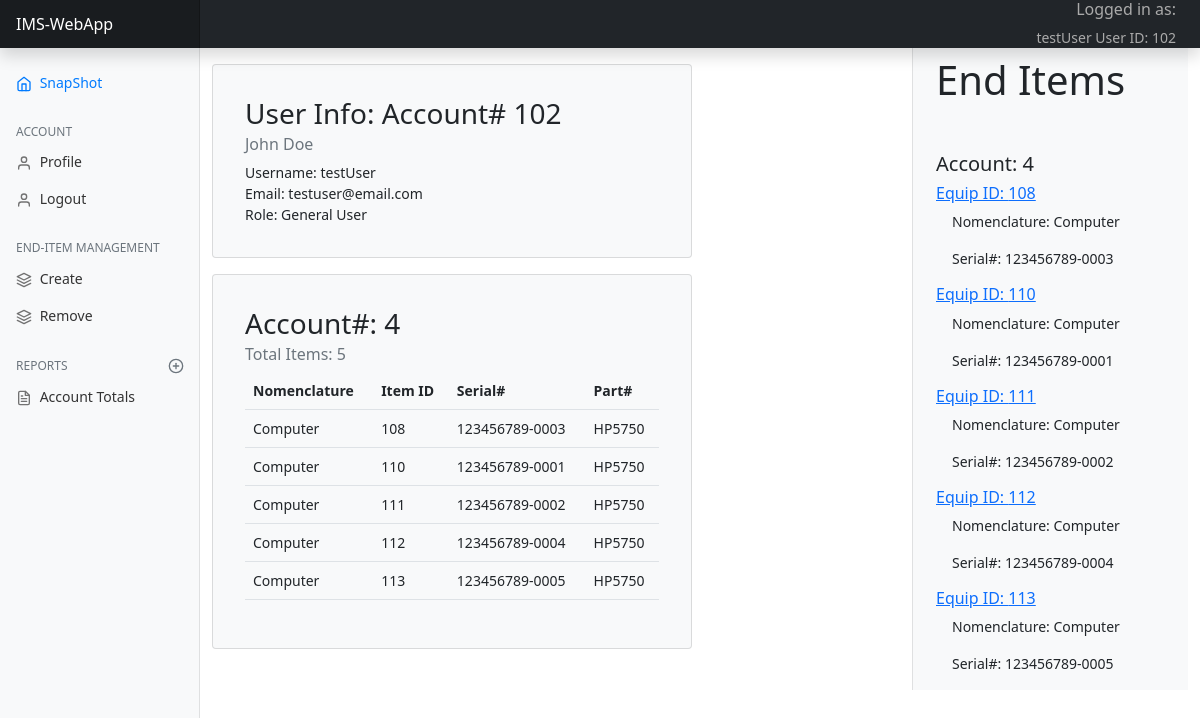
Page /home/ (signed in) on the earlier database version.
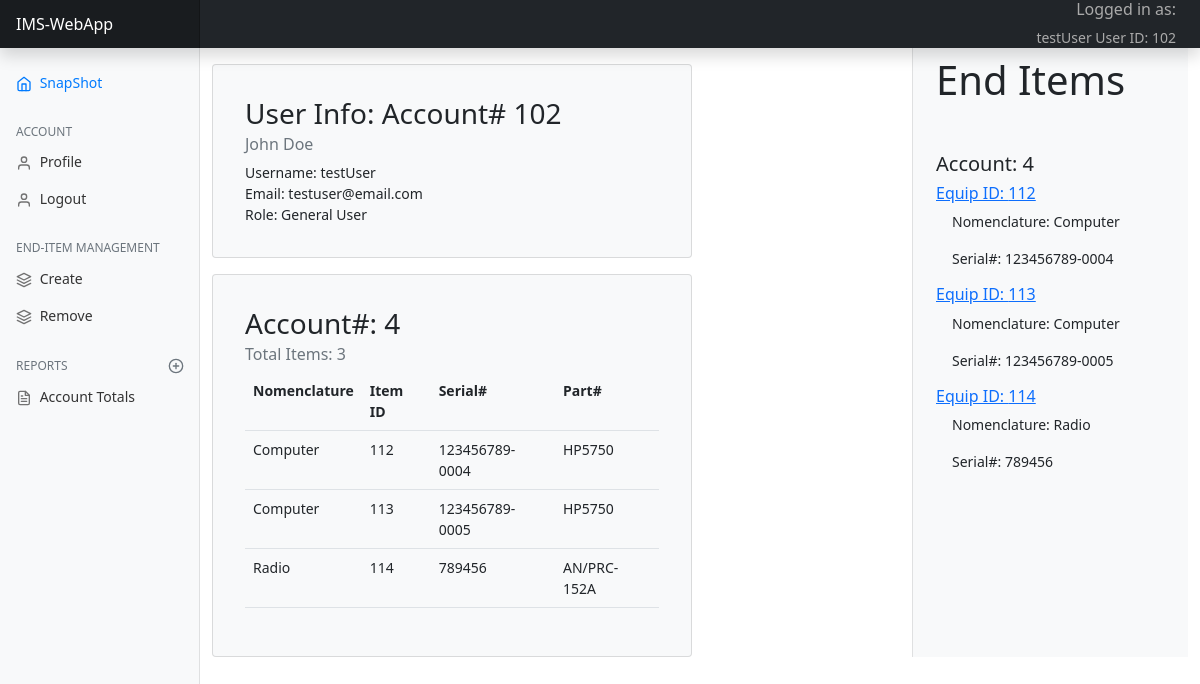
Same page on the later database version.
### account/models.py (models this page shows, shortened)
class Account(AbstractBaseUser):
    custodian_id            = models.AutoField(primary_key=True)
    email                   = models.EmailField(verbose_name="email",max_length=60, unique=True)
    username                = models.CharField(max_length=30, unique=True)
    first_name              = models.CharField(max_length=45)
    last_name               = models.CharField(max_length=45)
    date_joined             = models.DateTimeField(verbose_name='date joined', auto_now_add=True)
    last_login              = models.DateTimeField(verbose_name='last login', auto_now=True)
    is_admin                = models.BooleanField(default=False)
    is_active               = models.BooleanField(default=False)
    is_staff                = models.BooleanField(default=False)
    is_superuser            = models.BooleanField(default=False)
    USERNAME_FIELD = 'email'
    REQUIRED_FIELDS = ['username', 'first_name','last_name',]
    objects = MyAccountManager()
    def __str__(self):
        return self.email

### ims/models.py (models this page shows, shortened)
class EndItem(models.Model):
    end_item_id = models.AutoField(primary_key=True)
    nomenclature = models.CharField(max_length=45)
    part_number = models.CharField(max_length=45)
    serial_number = models.CharField(max_length=45)
    end_item_account_number = models.ForeignKey(EqAccount, on_delete=models.CASCADE, null=True, blank=True)
    status = models.IntegerField

### ims/views.py (the view)
# urls.py: 2. Add a URL to urlpatterns:  path('', views.home, name='home')
@login_required(login_url='login')
def home(request):
    current_user = request.user
    user_id = current_user.pk
    eq_acct = get_eq_acct(user_id)
    end_items = get_end_items(eq_acct)
    title = "Home"
    total_items = 0
    for item in end_items:
        total_items += 1
    print('ims.views.home: ', eq_acct)
    context = {'total_items': total_items, 'title': title,'current_user': current_user, 'user_id': user_id, 'eq_acct': eq_acct, 'end_items': end_items}
    return render(request, 'ims/home.html', context)

### ims/views.py (called while the page is built)
def get_eq_acct(user_id):
    eq_acct = EqAccount.objects.values_list('eq_account_number', flat=True).filter(eq_account_custodian_id=user_id).first()
    return eq_acct

def get_end_items(eq_acct):
    end_items = EndItem.objects.filter(end_item_account_number=eq_acct)
    return end_items

### ims/templates/ims/home.html
{% extends "ims/ims_base.html" %}
{% block content %}
    <div class="card bg-light p-3 mt-3" style="width: 30rem;">
        <div class="card-body">
            <h3 class="card-title">User Info: Account# {{ user.pk }}</h3>
            <h6 class="card-subtitle mb-2 text-muted">{{ user.first_name }} {{ user.last_name }}</h6>
            <p class="card-text">Username: {{ user.username }}<br>
            Email: {{ user }}<br>
            {% if user.is_admin %}
                Role: Admin
            {% else %}
                Role: General User
            {% endif %}
            </p>
        </div>
    </div>
    <div class="card bg-light p-3 mt-3"   style="width: 30rem;">
        <div class="card-body">
            <h3 class="card-title">Account#: {{ eq_acct }}</h3>
            <h6 class="card-subtitle mb-2 text-muted">Total Items: {{ total_items }}</h6>
            <table class="table">
                <tr class="p-3">
                    <th>Nomenclature</th>
                    <th>Item ID</th>
                    <th>Serial#</th>
                    <th>Part#</th>
                </tr class="p-3">
                {% for item in end_items %}
                    <tr class="p-2">
                        <td>{{ item.nomenclature }}</td>
                        <td>{{ item.pk }}</td>
                        <td>{{ item.serial_number }}</td>
                        <td>{{ item.part_number }}</td>
                    </tr>
                {% endfor %}
            </table>
        </div>
    </div>
{% endblock %}

### ims/templates/ims/ims_base.html (shortened to what this page needs)
{% load static %}
<!doctype html>
<html lang="en">
  <head>
    <link href="https://getbootstrap.com/docs/5.0/dist/css/bootstrap.min.css" rel="stylesheet">
    <link href="https://getbootstrap.com/docs/5.0/examples/dashboard/dashboard.css" rel="stylesheet">
    <link rel="stylesheet" href="{% static 'ims_main.css' %}">
  </head>
<body>
    <header class="navbar navbar-dark sticky-top bg-dark flex-md-nowrap p-0 shadow">
        <a class="navbar-brand col-md-3 col-lg-2 me-0 px-3" href="{% url 'home' %}">IMS-WebApp</a>
        <div class="ml-auto pe-4 loggedin"><h6>Logged in as: </h6>{{ user.username }} User ID: {{ user.pk }}</div>
    </header>
    <div class="container-fluid">
        <div class="row">
            <div class="col-lg-2 col-md-3">
                <nav id="sidebarMenu" class="col-md-3 col-lg-2 d-md-block bg-light sidebar collapse">
                    <div class="position-sticky pt-3">
                        <ul class="nav flex-column">
                            <li class="nav-item">
                                <a class="nav-link active" aria-current="page" href="{% url 'home' %}">
                                    <span data-feather="home"></span>
                                    SnapShot
                                </a>
                            </li>
                        </ul>
                        <h6 class="sidebar-heading d-flex justify-content-between align-items-center px-3 mt-4 mb-1 text-muted">
                            <span>Account</span>
                        </h6>
                        <ul class="nav flex-column">
                            <li class="nav-item">
                                <a class="nav-link" href="{% url 'profile' %}">
                                    <span data-feather="user"></span>
                                    Profile
                                </a>
                            </li>
                            <li class="nav-item">
                                <a class="nav-link" href="{% url 'logout' %}">
                                    <span data-feather="user"></span>
                                    Logout
                                </a>
                            </li>
                        </ul>
                        <h6 class="sidebar-heading d-flex justify-content-between align-items-center px-3 mt-4 mb-1 text-muted">
                            <span>End-Item Management</span>
                        </h6>
                        <ul class="nav flex-column mb-2">
                            <li class="nav-item">
                                <a class="nav-link" href="{% url 'newItem' %}">
                                    <span data-feather="layers"></span>
                                    Create
                                </a>
                            </li>
                            <li class="nav-item">
                                <a class="nav-link" href="#">
                                    <span data-feather="layers"></span>
                                    Remove
                                </a>
                            </li>
                        </ul>
                        <h6 class="sidebar-heading d-flex justify-content-between align-items-center px-3 mt-4 mb-1 text-muted">
                            <span>Reports</span>
                                <a class="link-secondary" href="#" aria-label="Add a new report">
                                    <span data-feather="plus-circle"></span>
                                </a>
                        </h6>
                        <ul class="nav flex-column mb-2">
                            <li class="nav-item">
                                <a class="nav-link" href="#">
                                    <span data-feather="file-text"></span>
                                        Account Totals
                                </a>
                            </li>
                        </ul>
                    </div>
                </nav>
            </div>
            <div id="page-content" class="col-md-6 col-lg-7 col-sm-8">
            {% block content %} {% endblock %}
            </div>
            <div class="col-md-3 col-lg-3 col-sm-4">
                <div class="container right-side">
                    <h1 class="pt-2 mb-5">End Items</h1>
                    <h5 class="acct_id" id="{{ eq_acct }}">Account: {{ eq_acct }}</h5>
                    {% for item in end_items %}
                        <a id="{{ item.end_item_id }}" href="{% url 'updateItem' item.end_item_id %}"><h6>Equip ID: {{ item.end_item_id }}</h6></a>
                        <p class="ps-3">Nomenclature: {{ item.nomenclature }}</p>
                        <p class="ps-3">Serial#: {{ item.serial_number }}</p>
                    {% endfor %}
                </div>
            </div>
        </div>
    </div>
</body>
</html>

### ims/static/ims_main.css (style rules this page uses)
body { font-size: .875rem; }
.feather { width: 16px; height: 16px; vertical-align: text-bottom; }
.sidebar { position: fixed; top: 0; bottom: 0; left: 0; z-index: 100; padding: 48px 0 0; box-shadow: inset -1px 0 0 rgba(0, 0, 0, .1); }
.sidebar .nav-link { font-weight: 500; color: #333; }
.sidebar .nav-link .feather { margin-right: 4px; color: #727272; }
.sidebar .nav-link.active { color: #007bff; }
.sidebar .nav-link:hover .feather, .sidebar .nav-link.active .feather { color: inherit; }
.sidebar-heading { font-size: .75rem; text-transform: uppercase; }
.navbar-brand { padding-top: .75rem; padding-bottom: .75rem; font-size: 1rem; background-color: rgba(0, 0, 0, .25); box-shadow: inset -1px 0 0 rgba(0, 0, 0, .25); }

### ims/templates/ims/ims_base.html (style rules this page uses)
.loggedin { color: #aaaaaa; text-align: right; }
.right-side, .container { height: 100%; box-shadow: inset 1px 0 0 rgba(0, 0, 0, .1); overflow-x: auto; overflow-y: auto; border-left:inherit; background-color: #f8f9fa!important; }

Differences in the rows shown:
removed EndItem: nomenclature "Computer", pk "108", serial_number "123456789-0003", part_number "HP5750", end_item_id "108"
removed EndItem: nomenclature "Computer", pk "110", serial_number "123456789-0001", part_number "HP5750", end_item_id "110"
removed EndItem: nomenclature "Computer", pk "111", serial_number "123456789-0002", part_number "HP5750", end_item_id "111"
added EndItem: nomenclature "Radio", pk "114", serial_number "789456", part_number "AN/PRC-152A", end_item_id "114"
Other differences:
{{ total_items }}: "5" → "3"
